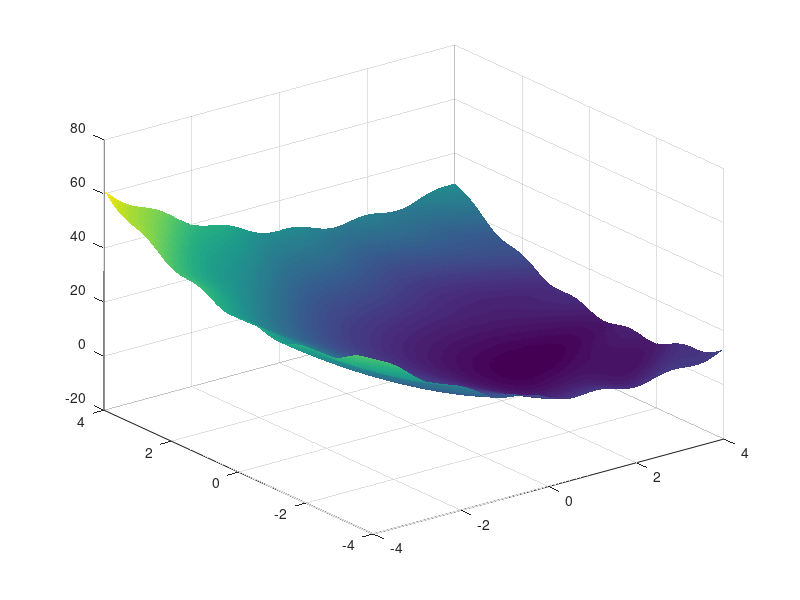

MATLAB code for this plot: (Note: this script raises an error after producing the figure.)
%% 展示
clc; clear;
f = @(v) (v(1)-2).^2 + (v(2)+1).^2 + sin(v(1)*v(2));
[X,Y] = meshgrid(linspace(-4,4,200), linspace(-4,4,200));
Z = arrayfun(@(x,y) f([x,y]), X, Y);
figure;
surf(X, Y, Z, 'EdgeColor','none'); colormap parula;
title("f(x,y) = (x-2)^2 + (y+1)^2 + sin(xy)");
xlabel("x"); ylabel("y"); zlabel("f");

%% 求解
clc; clear;
% 定义目标函数 f(v)，其中 v 是长度为 2 的向量 v = [x, y]
f = @(v) (v(1)-2).^2 + (v(2)+1).^2 + sin(v(1)*v(2)); % v(1) 对应 x，v(2) 对应 y
x0 = [0, 0]; % 选择初始点 x0
[x_min, fval] = fminsearch(f, x0);
[X,Y] = meshgrid(linspace(-4,4,200), linspace(-4,4,200)); % 为了可视化三维曲面，我们生成一个网格 (X, Y)
% 对网格上每个点计算 f(x,y)
Z = arrayfun(@(x,y) f([x,y]), X, Y); % arrayfun 的作用：对每个 (x,y) 调用一次 f([x,y])
figure;
surf(X, Y, Z, 'EdgeColor','none'); hold on; % EdgeColor='none' 去掉网格线，让表面更平滑
plot3(x_min(1), x_min(2), fval, 'r.', 'MarkerSize',30); % 在三维图上用红点标出极小值点 (x_min(1), x_min(2), fval)
% 美化图像
title("fminsearch 寻找无约束极小值"); xlabel("x"); ylabel("y"); zlabel("f");
colormap parula; % 设置配色。有很多自带的好看的配色 winter summer hot jet
fprintf("best [x,y] = [%.4f, %.4f], f = %.4f\n", x_min(1), x_min(2), fval);
